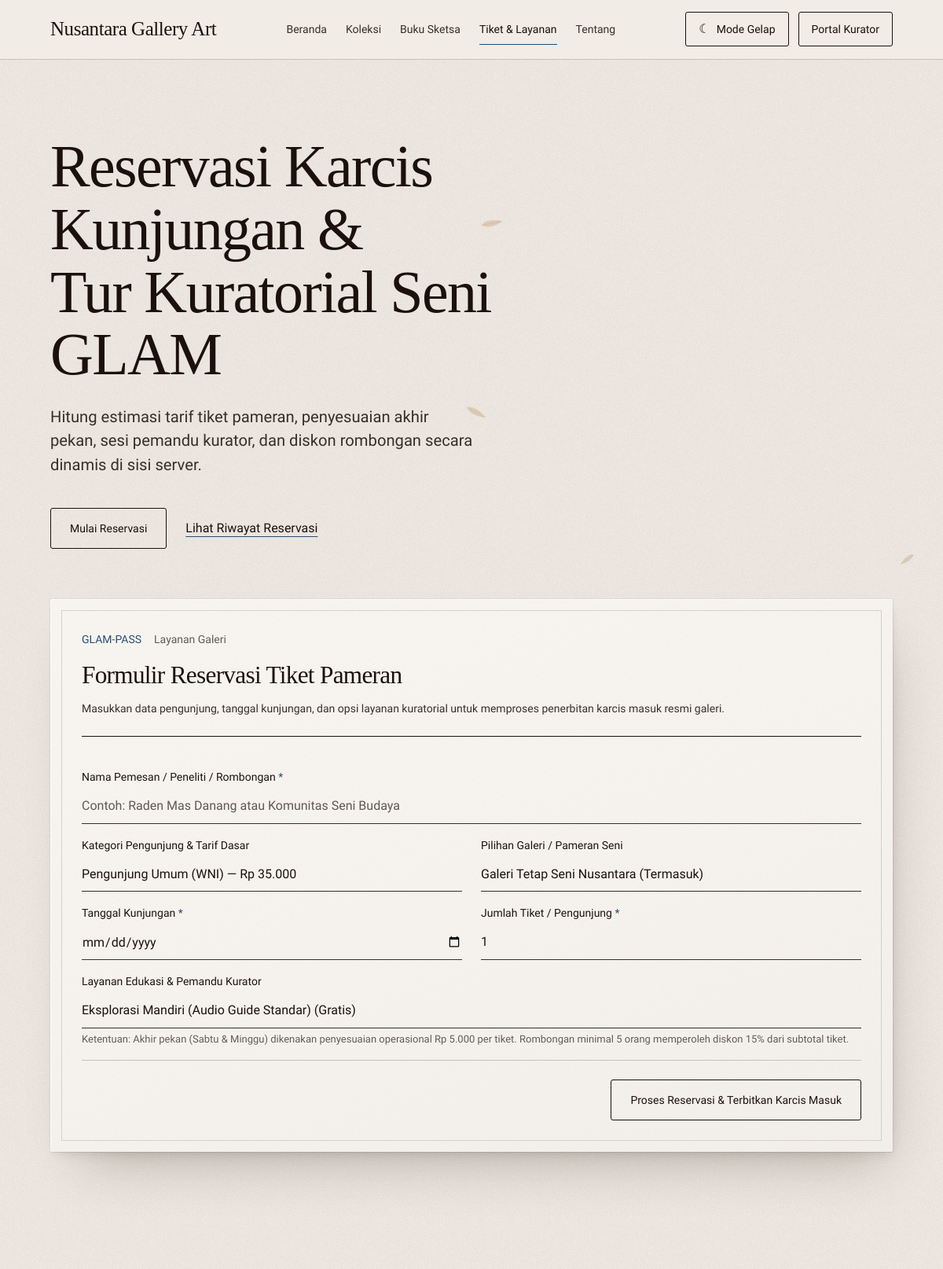
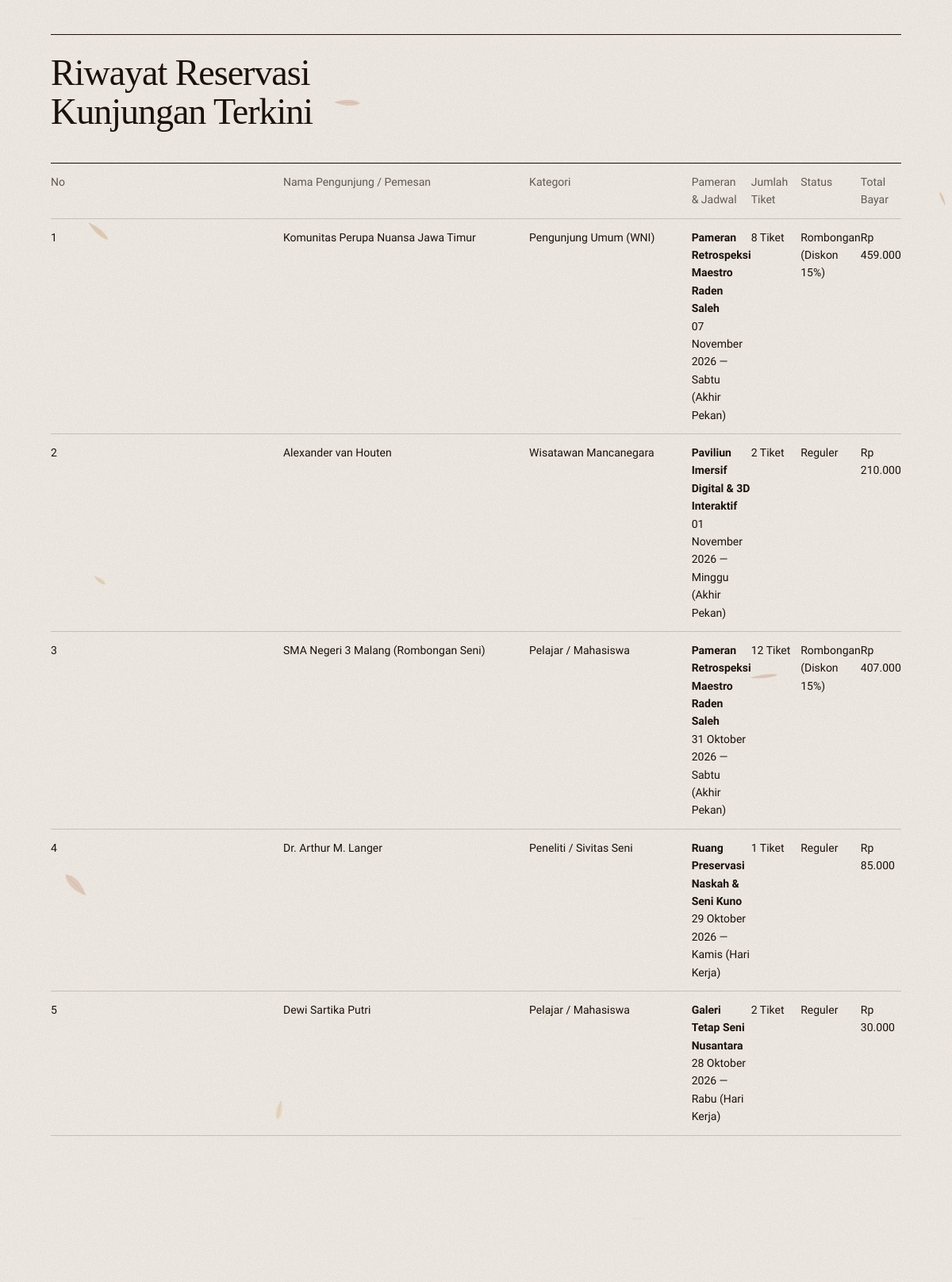
/layanan.php (upper part), run on the app's committed database (2 pictures, top to bottom).
### tables this page shows
CREATE TABLE IF NOT EXISTS `pameran` (
  `id_pameran` int(11) NOT NULL AUTO_INCREMENT,
  `kode_pameran` varchar(20) NOT NULL COMMENT 'Kunci paket_pameran di layanan.php',
  `nama_pameran` varchar(100) NOT NULL,
  `biaya_akses` int(11) NOT NULL DEFAULT 0,
  PRIMARY KEY (`id_pameran`),
  UNIQUE KEY `uq_kode_pameran` (`kode_pameran`)
);

CREATE TABLE IF NOT EXISTS `layanan_tambahan` (
  `id_layanan` int(11) NOT NULL AUTO_INCREMENT,
  `kode_layanan` varchar(20) NOT NULL COMMENT 'Kunci layanan_tambahan di layanan.php',
  `nama_layanan` varchar(100) NOT NULL,
  `biaya_layanan` int(11) NOT NULL DEFAULT 0,
  PRIMARY KEY (`id_layanan`),
  UNIQUE KEY `uq_kode_layanan` (`kode_layanan`)
);

CREATE TABLE IF NOT EXISTS `reservasi` (
  `kode_tiket` varchar(30) NOT NULL,
  `nama_pemesan` varchar(100) NOT NULL,
  `tanggal_kunjungan` date NOT NULL,
  `jumlah_tiket` int(11) NOT NULL,
  `id_kat_pengunjung` int(11) NOT NULL,
  `id_pameran` int(11) NOT NULL,
  `id_layanan` int(11) NOT NULL,
  PRIMARY KEY (`kode_tiket`),
  KEY `idx_res_kat` (`id_kat_pengunjung`),
  KEY `idx_res_pameran` (`id_pameran`),
  KEY `idx_res_layanan` (`id_layanan`),
  CONSTRAINT `chk_res_jumlah` CHECK (`jumlah_tiket` >= 1),
  CONSTRAINT `fk_res_kat` FOREIGN KEY (`id_kat_pengunjung`) REFERENCES `kategori_pengunjung` (`id_kat_pengunjung`),
  CONSTRAINT `fk_res_pameran` FOREIGN KEY (`id_pameran`) REFERENCES `pameran` (`id_pameran`),
  CONSTRAINT `fk_res_layanan` FOREIGN KEY (`id_layanan`) REFERENCES `layanan_tambahan` (`id_layanan`)
);

CREATE TABLE IF NOT EXISTS `kategori_pengunjung` (
  `id_kat_pengunjung` int(11) NOT NULL AUTO_INCREMENT,
  `kode_kategori` varchar(20) NOT NULL COMMENT 'Kunci kategori_pengunjung di layanan.php',
  `nama_kategori` varchar(60) NOT NULL,
  `tarif_dasar` int(11) NOT NULL,
  PRIMARY KEY (`id_kat_pengunjung`),
  UNIQUE KEY `uq_kode_kategori` (`kode_kategori`)
);

### layanan.php (the view, shortened to what this page needs)
<?php
include "layout/header.php";
$kategori_pengunjung_master = [
    'pelajar'     => ['tarif' => 15000, 'label' => 'Pelajar / Mahasiswa',    'desc' => 'Tarif edukasi bersubsidi'],
    'umum'        => ['tarif' => 35000, 'label' => 'Pengunjung Umum (WNI)',  'desc' => 'Tarif reguler domestik'],
    'mancanegara' => ['tarif' => 75000, 'label' => 'Wisatawan Mancanegara',  'desc' => 'Pass turis internasional'],
    'peneliti'    => ['tarif' => 20000, 'label' => 'Peneliti / Sivitas Seni', 'desc' => 'Akses riset & kurasi'],
];
$paket_pameran_master = [
    'tetap'     => ['biaya' => 0,     'label' => 'Galeri Tetap Seni Nusantara'],
    'maestro'   => ['biaya' => 15000, 'label' => 'Pameran Retrospeksi Maestro Raden Saleh'],
    'digital'   => ['biaya' => 25000, 'label' => 'Paviliun Imersif Digital & 3D Interaktif'],
    'manuskrip' => ['biaya' => 20000, 'label' => 'Ruang Preservasi Naskah & Seni Kuno'],
];
$layanan_tambahan_master = [
    'mandiri'   => ['biaya' => 0,     'label' => 'Eksplorasi Mandiri (Audio Guide Standar)'],
    'kurator'   => ['biaya' => 50000, 'label' => 'Pemandu Tur Kurator Galeri (Sesi Kelompok)'],
    'katalog'   => ['biaya' => 45000, 'label' => 'Paket Buku Katalog Pameran Cetak Eksklusif'],
    'kombinasi' => ['biaya' => 85000, 'label' => 'Paket Lengkap: Tur Kurator + Buku Katalog'],
];
$form_input = [
    'nama_pemesan'        => '',
    'kategori_pengunjung' => 'umum',
    'paket_pameran'       => 'tetap',
    'tanggal_kunjungan'   => '',
    'jumlah_tiket'        => 1,
    'layanan_tambahan'    => 'mandiri',
];
$riwayat_reservasi = [
    [
        'nama'        => 'Dewi Sartika Putri',
        'kategori'    => 'pelajar',
        'pameran'     => 'tetap',
        'tgl'         => '28 Oktober 2026',
        'hari'        => 'Rabu (Hari Kerja)',
        'jumlah'      => 2,
        'layanan'     => 'mandiri',
        'status'      => 'REGULER',
        'total_bayar' => 30000,
    ],
    [
        'nama'        => 'SMA Negeri 3 Malang (Rombongan Seni)',
        'kategori'    => 'pelajar',
        'pameran'     => 'maestro',
        'tgl'         => '31 Oktober 2026',
        'hari'        => 'Sabtu (Akhir Pekan)',
        'jumlah'      => 12,
        'layanan'     => 'kurator',
        'status'      => 'ROMBONGAN',
        'total_bayar' => 407000,
    ],
    [
        'nama'        => 'Dr. Arthur M. Langer',
        'kategori'    => 'peneliti',
        'pameran'     => 'manuskrip',
        'tgl'         => '29 Oktober 2026',
        'hari'        => 'Kamis (Hari Kerja)',
        'jumlah'      => 1,
        'layanan'     => 'katalog',
        'status'      => 'REGULER',
        'total_bayar' => 85000,
    ],
    [
        'nama'        => 'Alexander van Houten',
        'kategori'    => 'mancanegara',
        'pameran'     => 'digital',
        'tgl'         => '01 November 2026',
        'hari'        => 'Minggu (Akhir Pekan)',
        'jumlah'      => 2,
        'layanan'     => 'mandiri',
        'status'      => 'REGULER',
        'total_bayar' => 210000,
    ],
    [
        'nama'        => 'Komunitas Perupa Nuansa Jawa Timur',
        'kategori'    => 'umum',
        'pameran'     => 'maestro',
        'tgl'         => '07 November 2026',
        'hari'        => 'Sabtu (Akhir Pekan)',
        'jumlah'      => 8,
        'layanan'     => 'kombinasi',
        'status'      => 'ROMBONGAN',
        'total_bayar' => 459000,
    ],
];
if (($db = get_db_connection()) && ($rows = $db->query(
    "SELECT r.nama_pemesan, r.tanggal_kunjungan, r.jumlah_tiket, kp.kode_kategori, pm.kode_pameran, lt.kode_layanan
     FROM reservasi r JOIN kategori_pengunjung kp USING (id_kat_pengunjung)
     JOIN pameran pm USING (id_pameran) JOIN layanan_tambahan lt USING (id_layanan)
     ORDER BY r.tanggal_kunjungan DESC LIMIT 10"
)->fetchAll())) {
    $bulan = ['', 'Januari', 'Februari', 'Maret', 'April', 'Mei', 'Juni', 'Juli', 'Agustus', 'September', 'Oktober', 'November', 'Desember'];
    $hari_id = ['Minggu', 'Senin', 'Selasa', 'Rabu', 'Kamis', 'Jumat', 'Sabtu'];
    $riwayat_reservasi = [];
    foreach ($rows as $r) {
        $t = new DateTime($r['tanggal_kunjungan']);
        $akhir_pekan = in_array($t->format('w'), ['0', '6']);
        $sub = ($kategori_pengunjung_master[$r['kode_kategori']]['tarif'] + $paket_pameran_master[$r['kode_pameran']]['biaya']
                + ($akhir_pekan ? 5000 : 0)) * $r['jumlah_tiket'];
        $rombongan = $r['jumlah_tiket'] >= 5;
        $riwayat_reservasi[] = [
            'nama' => $r['nama_pemesan'], 'kategori' => $r['kode_kategori'], 'pameran' => $r['kode_pameran'],
            'tgl' => $t->format('d') . ' ' . $bulan[(int) $t->format('n')] . ' ' . $t->format('Y'),
            'hari' => $hari_id[(int) $t->format('w')] . ($akhir_pekan ? ' (Akhir Pekan)' : ' (Hari Kerja)'),
            'jumlah' => $r['jumlah_tiket'], 'status' => $rombongan ? 'ROMBONGAN' : 'REGULER',
            'total_bayar' => $sub - ($rombongan ? (int) round($sub * 0.15) : 0) + $layanan_tambahan_master[$r['kode_layanan']]['biaya'],
        ];
    }
}
?>
    <main id="main-content">
      <section class="hero page-width no-print" aria-labelledby="layanan-title">
        <h2 id="layanan-title">Reservasi Karcis Kunjungan &amp;<br />Tur Kuratorial Seni GLAM</h2>
        <p class="hero-copy">Hitung estimasi tarif tiket pameran, penyesuaian akhir pekan, sesi pemandu kurator, dan diskon rombongan secara dinamis di sisi server.</p>
        <nav class="hero-actions" aria-label="Aksi Cepat">
          <a class="button" href="#form-kalkulasi">Mulai Reservasi</a>
          <a class="text-link" href="#riwayat-reservasi">Lihat Riwayat Reservasi</a>
        </nav>
      </section>
      <section class="page-width no-print form-page-container" id="form-kalkulasi">
        <article class="form-wrapper-card">
          <header class="form-card-header">
            <div class="archive-stamp">
              <span class="stamp-code">GLAM-PASS</span>
              <span class="stamp-label">Layanan Galeri</span>
            </div>
            <h3>Formulir Reservasi Tiket Pameran</h3>
            <p class="form-intro">Masukkan data pengunjung, tanggal kunjungan, dan opsi layanan kuratorial untuk memproses penerbitan karcis masuk resmi galeri.</p>
          </header>
          <form method="POST" action="layanan.php#hasil-kalkulasi" novalidate>
            <div class="form-group">
              <label for="nama_pemesan">Nama Pemesan / Peneliti / Rombongan <span class="required-indicator">*</span></label>
              <input
                id="nama_pemesan"
                type="text"
                name="nama_pemesan"
                placeholder="Contoh: Raden Mas Danang atau Komunitas Seni Budaya"
                required
                value="<?= htmlspecialchars($form_input['nama_pemesan']) ?>"
              />
            </div>
            <div class="form-row-grid">
              <div class="form-group">
                <label for="kategori_pengunjung">Kategori Pengunjung &amp; Tarif Dasar</label>
                <select id="kategori_pengunjung" name="kategori_pengunjung">
                  <?php foreach ($kategori_pengunjung_master as $key => $info): ?>
                    <option value="<?= $key ?>" <?= ($form_input['kategori_pengunjung'] === $key) ? 'selected' : '' ?>>
                      <?= $info['label'] ?> — Rp <?= number_format($info['tarif'], 0, ',', '.') ?>
                    </option>
                  <?php endforeach; ?>
                </select>
              </div>
              <div class="form-group">
                <label for="paket_pameran">Pilihan Galeri / Pameran Seni</label>
                <select id="paket_pameran" name="paket_pameran">
                  <?php foreach ($paket_pameran_master as $key => $info): ?>
                    <option value="<?= $key ?>" <?= ($form_input['paket_pameran'] === $key) ? 'selected' : '' ?>>
                      <?= $info['label'] ?> <?= ($info['biaya'] > 0) ? '(+Rp ' . number_format($info['biaya'], 0, ',', '.') . ')' : '(Termasuk)' ?>
                    </option>
                  <?php endforeach; ?>
                </select>
              </div>
            </div>
            <div class="form-row-grid">
              <div class="form-group">
                <label for="tanggal_kunjungan">Tanggal Kunjungan <span class="required-indicator">*</span></label>
                <input
                  id="tanggal_kunjungan"
                  type="date"
                  name="tanggal_kunjungan"
                  required
                  value="<?= htmlspecialchars($form_input['tanggal_kunjungan']) ?>"
                />
              </div>
              <div class="form-group">
                <label for="jumlah_tiket">Jumlah Tiket / Pengunjung <span class="required-indicator">*</span></label>
                <input
                  id="jumlah_tiket"
                  type="number"
                  name="jumlah_tiket"
                  min="1"
                  max="100"
                  required
                  value="<?= (int) $form_input['jumlah_tiket'] ?>"
                />
              </div>
            </div>
            <div class="form-group">
              <label for="layanan_tambahan">Layanan Edukasi &amp; Pemandu Kurator</label>
              <select id="layanan_tambahan" name="layanan_tambahan">
                <?php foreach ($layanan_tambahan_master as $key => $info): ?>
                  <option value="<?= $key ?>" <?= ($form_input['layanan_tambahan'] === $key) ? 'selected' : '' ?>>
                    <?= $info['label'] ?> <?= ($info['biaya'] > 0) ? '(+Rp ' . number_format($info['biaya'], 0, ',', '.') . ')' : '(Gratis)' ?>
                  </option>
                <?php endforeach; ?>
              </select>
              <small class="form-hint">Ketentuan: Akhir pekan (Sabtu &amp; Minggu) dikenakan penyesuaian operasional Rp 5.000 per tiket. Rombongan minimal 5 orang memperoleh diskon 15% dari subtotal tiket.</small>
            </div>
            <div class="form-actions-bar">
              <button class="button" type="submit">
                Proses Reservasi &amp; Terbitkan Karcis Masuk
              </button>
            </div>
          </form>
        </article>
      </section>
      <section class="featured page-width no-print" id="riwayat-reservasi">
        <header class="section-heading section-heading-row">
          <section>
            <h2>Riwayat Reservasi Kunjungan Terkini</h2>
          </section>
        </header>
        <table class="metadata-table">
          <thead>
            <tr>
              <th scope="col">No</th>
              <th scope="col">Nama Pengunjung / Pemesan</th>
              <th scope="col">Kategori</th>
              <th scope="col">Pameran &amp; Jadwal</th>
              <th scope="col">Jumlah Tiket</th>
              <th scope="col">Status</th>
              <th scope="col">Total Bayar</th>
            </tr>
          </thead>
          <tbody>
            <?php
            $nomor_urut = 1;
            foreach ($riwayat_reservasi as $item):
            ?>
            <tr>
              <td><?= $nomor_urut ?></td>
              <td><?= htmlspecialchars($item['nama']) ?></td>
              <td><?= htmlspecialchars($kategori_pengunjung_master[$item['kategori']]['label'] ?? $item['kategori']) ?></td>
              <td>
                <strong><?= $paket_pameran_master[$item['pameran']]['label'] ?? $item['pameran'] ?></strong><br />
                <span><?= $item['tgl'] ?> — <?= $item['hari'] ?></span>
              </td>
              <td><?= $item['jumlah'] ?> Tiket</td>
              <td><?= ($item['status'] === 'ROMBONGAN') ? 'Rombongan (Diskon 15%)' : 'Reguler' ?></td>
              <td>Rp <?= number_format($item['total_bayar'], 0, ',', '.') ?></td>
            </tr>
            <?php
            $nomor_urut++;
            endforeach;
            ?>
          </tbody>
        </table>
      </section>
      <section class="manifesto page-width no-print" aria-labelledby="manifesto-layanan">
      </section>
    </main>
<?php
include "layout/footer.php";
?>

### data on the page
pameran: paket_pameran "Galeri Tetap Seni Nusantara (Termasuk)"
layanan_tambahan: layanan_tambahan "Eksplorasi Mandiri (Audio Guide Standar) (Gratis)"
reservasi: nama_pemesan "Komunitas Perupa Nuansa Jawa Timur", id_kat_pengunjung.kode_kategori "Pengunjung Umum (WNI)", id_pameran.kode_pameran "Pameran Retrospeksi Maestro Raden Saleh", tgl "07 November 2026", hari "Sabtu (Akhir Pekan)", jumlah_tiket "8", shows "Rombongan (Diskon 15%)", total_bayar "459.000"
reservasi: nama_pemesan "Alexander van Houten", id_kat_pengunjung.kode_kategori "Wisatawan Mancanegara", id_pameran.kode_pameran "Paviliun Imersif Digital & 3D Interaktif", tgl "01 November 2026", hari "Minggu (Akhir Pekan)", jumlah_tiket "2", shows "Reguler", total_bayar "210.000"
reservasi: nama_pemesan "SMA Negeri 3 Malang (Rombongan Seni)", id_kat_pengunjung.kode_kategori "Pelajar / Mahasiswa", id_pameran.kode_pameran "Pameran Retrospeksi Maestro Raden Saleh", tgl "31 Oktober 2026", hari "Sabtu (Akhir Pekan)", jumlah_tiket "12", shows "Rombongan (Diskon 15%)", total_bayar "407.000"
reservasi: nama_pemesan "Dr. Arthur M. Langer", id_kat_pengunjung.kode_kategori "Peneliti / Sivitas Seni", id_pameran.kode_pameran "Ruang Preservasi Naskah & Seni Kuno", tgl "29 Oktober 2026", hari "Kamis (Hari Kerja)", jumlah_tiket "1", shows "Reguler", total_bayar "85.000"
reservasi: nama_pemesan "Dewi Sartika Putri", id_kat_pengunjung.kode_kategori "Pelajar / Mahasiswa", id_pameran.kode_pameran "Galeri Tetap Seni Nusantara", tgl "28 Oktober 2026", hari "Rabu (Hari Kerja)", jumlah_tiket "2", shows "Reguler", total_bayar "30.000"

### other printed values
form field kategori_pengunjung "Pengunjung Umum (WNI) — Rp 35.000"
